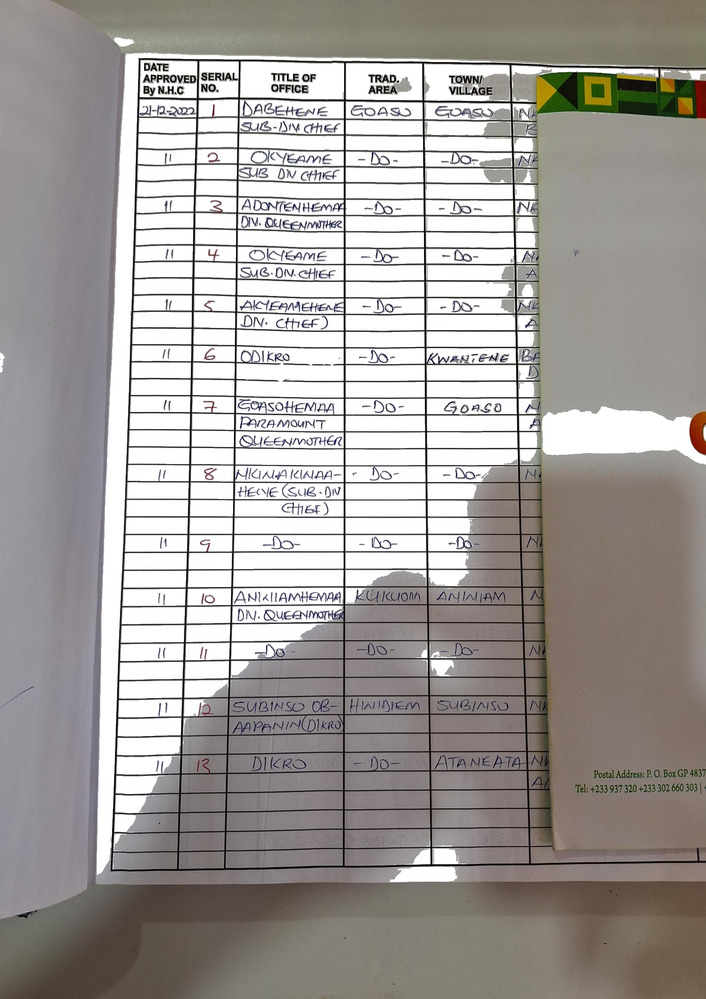
#> input picture data/processed/cleaned/page_01_cleaned.png, 706 x 999 px, shrunk from 1654 x 2340 before the run, given as the content of the folder data/raw/example_page, which was not available
$ python segment_columns.py
#> lines starting #> are read from the running program, lines starting #| are printed output that depends on the picture; after the words box and inside, x2 and y2 are one past the last pixel; in counts of white or black regions, pixels touching at a corner belong together; pictures that were not available may be replaced by others from this repository, and a replacement may not be noted
import cv2
import numpy as np
import os
import glob

# Input & output setup
input_dir = "data/raw/example_page/"
cleaned_dir = "data/processed/cleaned/"
cropped_dir = "data/processed/cropped/"
os.makedirs(cleaned_dir, exist_ok=True)
os.makedirs(cropped_dir, exist_ok=True)

# Loop through all page images
for page_path in glob.glob(os.path.join(input_dir, "page_*.png")):
    filename = os.path.basename(page_path)
    base = os.path.splitext(filename)[0]

    print(f"\nProcessing {filename}...")

    # Load image
    img = cv2.imread(page_path)
#> img is the input picture: shape (999, 706, 3); mean B, G, R 155.9, 158.6, 162.9
    if img is None:
        print(f"Could not load {page_path}")
        continue

    # Light denoise + grayscale + normalization
    denoised = cv2.fastNlMeansDenoisingColored(img, None, 10, 10, 7, 21)
    gray = cv2.cvtColor(denoised, cv2.COLOR_BGR2GRAY)
    norm = cv2.normalize(gray, None, 0, 255, cv2.NORM_MINMAX)

    # Threshold softly to isolate text-ish areas
    _, binary = cv2.threshold(norm, 180, 255, cv2.THRESH_BINARY_INV)
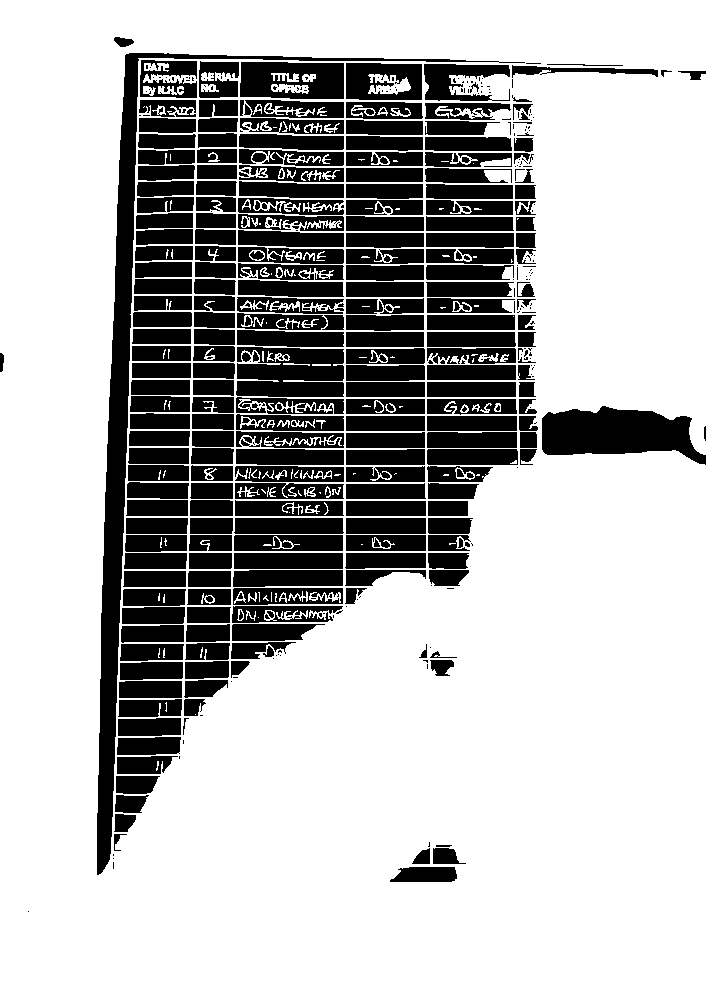
#> binary: shape (999, 706); 70.8% white; 466 black regions (209 under 20 px), largest, box (x1, y1, x2, y2) and area: (97, 53, 525, 875) 15020, (542, 406, 706, 465) 6278, (236, 347, 344, 397) 4557

    # Light dilation to merge components
    kernel = np.ones((2, 2), np.uint8)
    binary = cv2.dilate(binary, kernel, iterations=1)
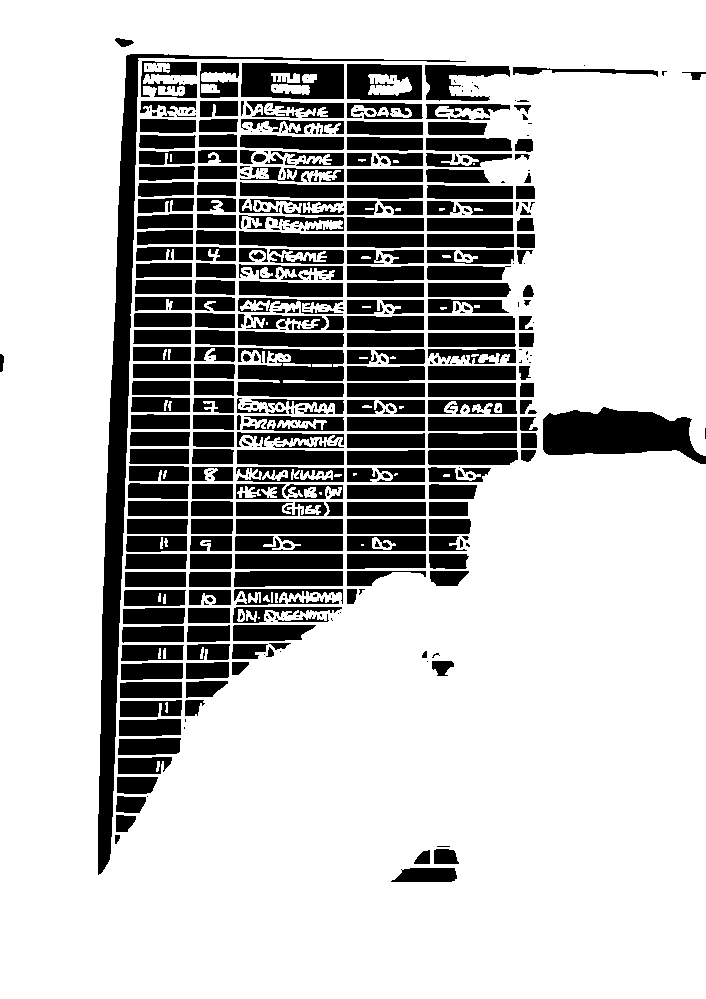
#> binary: shape (999, 706); 74.7% white; 465 black regions (198 under 20 px), largest, box (x1, y1, x2, y2) and area: (98, 54, 466, 875) 13764, (543, 407, 706, 464) 6037, (237, 348, 344, 397) 4058

    # Invert mask → everything else to white
    mask_inv = cv2.bitwise_not(binary)
    img[mask_inv > 0] = [255, 255, 255]
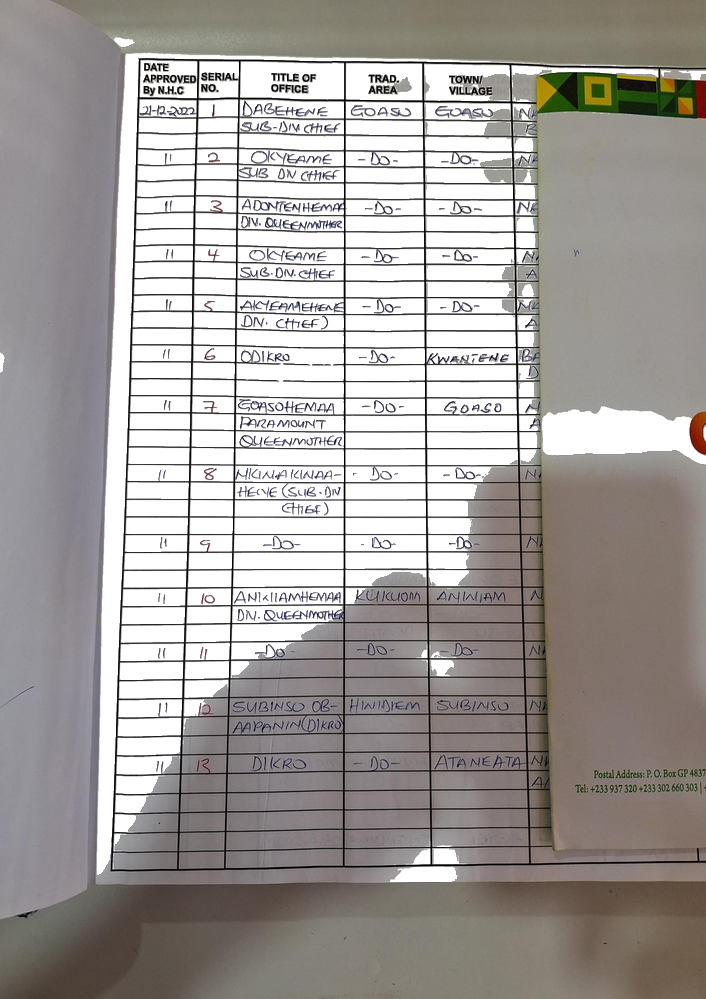
#> img: shape (999, 706, 3); 6.01% of pixels changed, all inside (x1, y1, x2, y2) = (0, 39, 706, 882)

    # Save cleaned image
    cleaned_path = os.path.join(cleaned_dir, f"{base}_cleaned.png")
    cv2.imwrite(cleaned_path, img)
    print(f"→ Saved cleaned to {cleaned_path}")

    # Column crop using projection profile
    gray_clean = cv2.cvtColor(img, cv2.COLOR_BGR2GRAY)
    proj = np.sum(gray_clean < 200, axis=0)
#> proj = 706 values, max 999 at index 5, min 309 at index 127, mean 713.5

    left = 0
    for i, val in enumerate(proj):
        if val > gray_clean.shape[0] * 0.05:
            left = max(0, i - 10)
            break
#> this loop made 1 pass
#> (val, left) on pass 1: (979, 0)

    right = gray_clean.shape[1] // 2
#> right = 353
    for i in range(left, right):
        if proj[i] < 5:
            right = i + 10
            break

    # Crop and save
    crop = img[:, left:right]
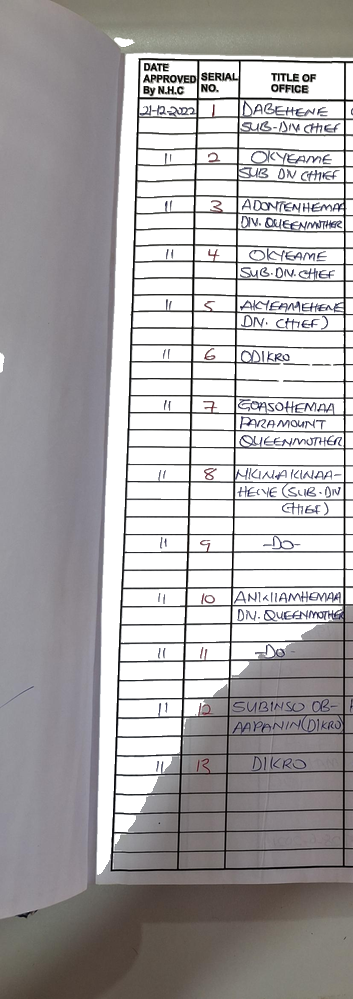
#> crop: shape (999, 353, 3); mean B, G, R 169.8, 168.8, 171.4
    crop_path = os.path.join(cropped_dir, f"{base}_cropped.png")
    cv2.imwrite(crop_path, crop)
    print(f"→ Saved crop to {crop_path}")

print("\n All pages processed.")
